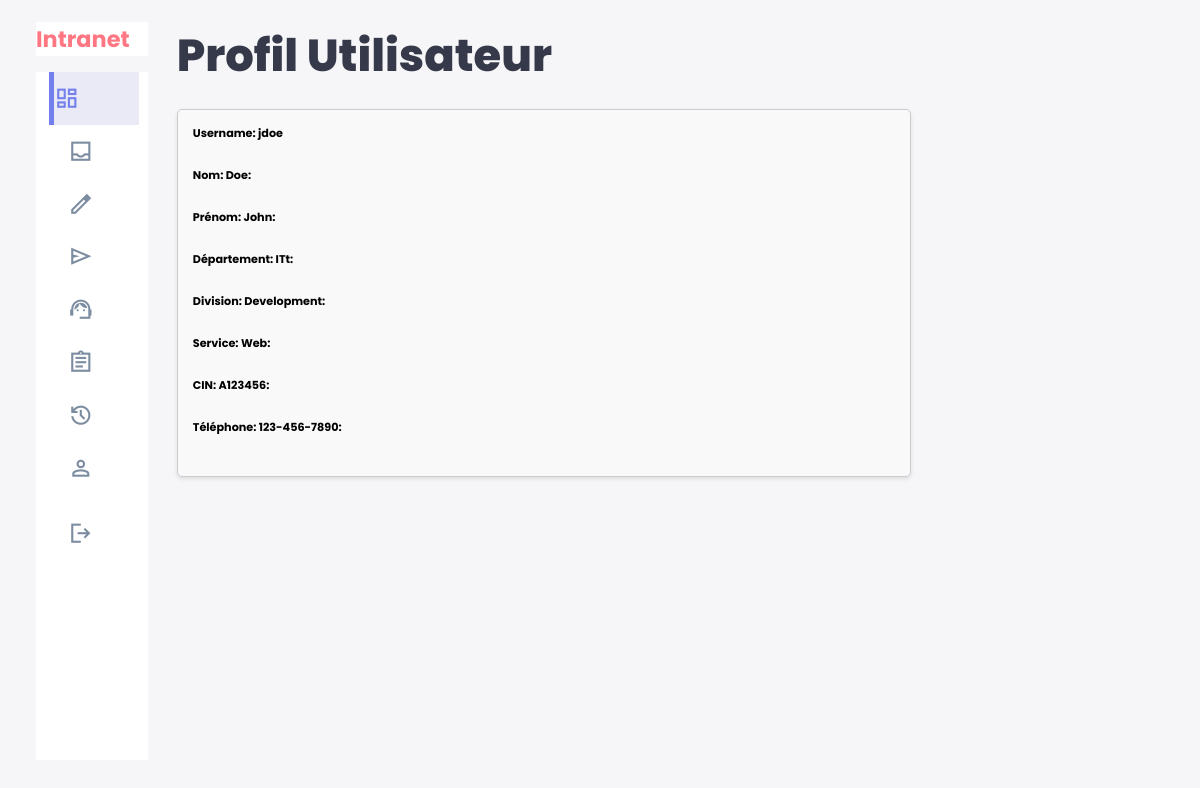
Page /profil_user.php (signed in) on the committed database.
### tables this page shows
CREATE TABLE `users` (
  `id` int NOT NULL AUTO_INCREMENT,
  `username` varchar(50) NOT NULL,
  `password` varchar(255) NOT NULL,
  `department` varchar(100) DEFAULT NULL,
  `division` varchar(100) DEFAULT NULL,
  `service` varchar(100) DEFAULT NULL,
  `cin` varchar(20) DEFAULT NULL,
  `nom` varchar(100) DEFAULT NULL,
  `prenom` varchar(100) DEFAULT NULL,
  `telephone` varchar(20) DEFAULT NULL,
  PRIMARY KEY (`id`),
  UNIQUE KEY `username` (`username`),
  UNIQUE KEY `cin` (`cin`),
  UNIQUE KEY `telephone` (`telephone`)
);

### profil_user.php (the view, shortened to what this page needs)
<?php
$username = $_SESSION['username'];
$servername = "localhost";
$dbname = "intranet";
$dbusername = "root";
$dbpassword = "Soufiane@2003";
$conn = new mysqli($servername, $dbusername, $dbpassword, $dbname);
$user_id = $_SESSION['id'];
$stmt = $conn->prepare("SELECT username, nom, prenom, department, division, service, cin, telephone FROM users WHERE id = ?");
$stmt->bind_param("i", $user_id);
$stmt->execute();
$result = $stmt->get_result();
if ($result->num_rows > 0) {
    $row = $result->fetch_assoc();
    $username = htmlspecialchars($row["username"]);
    $nom = htmlspecialchars($row["nom"]);
    $prenom = htmlspecialchars($row["prenom"]);
    $department = htmlspecialchars($row["department"]);
    $division = htmlspecialchars($row["division"]);
    $service = htmlspecialchars($row["service"]);
    $cin = htmlspecialchars($row["cin"]);
    $telephone = htmlspecialchars($row["telephone"]);
} else {
    echo "Aucun résultat trouvé pour cet utilisateur.";
}
?>
<!DOCTYPE html>
<html lang="fr">
<head>
    <link rel="stylesheet" href="style.css">
</head>
<body>
   <div class="container">
      <aside>
         <div class="top">
           <div class="logo">
             <h2><span class="danger">Intranet</span></h2>
           </div>
         </div>
<div class="sidebar">
  <a href="dashboardemploye.php" class="active">
    <span class="material-symbols-sharp">dashboard</span>
  </a>
  <a href="BoiteDeReception.php">
    <span class="material-symbols-sharp">inbox</span>
  </a>
  <a href="nouveauMessage.php">
    <span class="material-symbols-sharp">edit</span>
  </a>
  <a href="Messageenvoye.php">
    <span class="material-symbols-sharp">send</span>
  </a>
   <a href="createticket.php">
    <span class="material-symbols-sharp">support_agent</span>
  </a>
  <a href="suivie_ticket.php">
    <span class="material-symbols-sharp">assignment</span>
  </a>
  <a href="Historique_ticket.php">
    <span class="material-symbols-sharp">history</span>
  </a>
  <a href="profil_user.php">
    <span class="material-symbols-sharp">person</span>
  </a>
  <a href="login.php?logout=1" class="logout">
    <span class="material-symbols-sharp">logout</span>
  </a>
</div>
      </aside>
      <main>
        <h1>Profil Utilisateur</h1>
        <div class="user-info">
            <label>Username: <?php echo $username; ?></label><br>
            <label>Nom: <?php echo $nom; ?></label><br>
            <label>Prénom: <?php echo $prenom; ?></label><br>
            <label>Département: <?php echo $department; ?></label><br>
            <label>Division: <?php echo $division; ?></label><br>
            <label>Service: <?php echo $service; ?></label><br>
            <label>CIN: <?php echo $cin; ?></label><br>
            <label>Téléphone: <?php echo $telephone; ?></label><br>
        </div>
      </main>
   </div>
</body>
</html>

### style.css (style rules this page uses)
:root { --clr-primary: #7380ec; --clr-danger: #ff7782; --clr-success: #41f1b6; --clr-white: #fff; --clr-info-dark: #7d8da1; --clr-info-light: #dce1eb; --clr-dark: #363949; --clr-warnig: #ff4edc; --clr-light: rgba(132, 139, 200, 0.18); --clr-primary-variant: #111e88; --clr-dark-variant: #677483; --clr-color-background: #f6f6f9; --card-border-radius: 2rem; --border-radius-1: 0.4rem; --border-radius-2: 0.8rem; --border-radius-3: 1.2rem; --card-padding: 1.8rem; --padding-1: 1.2rem; --box-shadow: 0 2rem 3rem var(--clr-light); }
* { margin: 0; padding: 0; box-sizing: border-box; border: 0; text-decoration: none; list-style: none; appearance: none; }
body { width: 100vw; height: 100vh; font-size: .7rem; user-select: none; overflow-x: hidden; background: var(--clr-color-background); font-family: 'Poppins', sans-serif; }
.container { display: grid; width: 96%; gap: 1.8rem; grid-template-columns: 14rem auto 16rem; margin: 0 auto; }
a { color: var(--clr-dark); }
h1 { font-weight: 800; font-size: 2.8rem; }
h2 { font-size: 1.4rem; }
.danger { color: var(--clr-danger); }
aside { height: 100vh; }
aside .top { background: var(--clr-white); display: flex; align-items: center; justify-content: space-between; margin-top: 1.4rem; }
aside .logo { display: flex; gap: 1rem; }
aside .sidebar { background: var(--clr-white); display: flex; flex-direction: column; height: 86vh; position: relative; top: 1rem; }
aside .sidebar a { display: flex; color: var(--clr-info-dark); margin-left: 2rem; gap: 1rem; align-items: center; height: 3.3rem; transition: all .1s ease; }
aside .sidebar a span { font-size: 1.6rem; transition: all .3s ease-in-out; }
aside .sidebar a:last-child { position: absolute; bottom: 1rem; width: 100%; }
aside .sidebar a.active { background-color: var(--clr-light); color: var(--clr-primary); margin-left: 0; border-left: 5px solid var(--clr-primary); margin-left: calc(1rem - 3px); }
main { margin-top: 1.4rem; width: auto; }
main h1 { color: var(--clr-dark); }
@media screen and (max-width:1200px) { .container { width: 94%; grid-template-columns: 7rem auto 14rem; } }
@media screen and (max-width:1200px) { aside .sidebar a { width: 5.6rem; } }
@media screen and (max-width:1200px) { aside .sidebar a:last-child { position: relative; margin-top: 1.8rem; } }

### profil_user.php (style rules this page uses)
.user-info { margin-top: 20px; padding: 15px; border: 1px solid #ccc; border-radius: 5px; background-color: #f9f9f9; box-shadow: 0 2px 4px rgba(0, 0, 0, 0.1); }
.user-info label { font-weight: bold; margin-bottom: 8px; display: block; }
.user-info label::after { content: ":"; }
.user-info label:first-child::after { content: ""; }

### rows in the picture
users: username "jdoe", nom "Doe", prenom "John", department "ITt", division "Development", service "Web", cin "A123456", telephone "123-456-7890"
